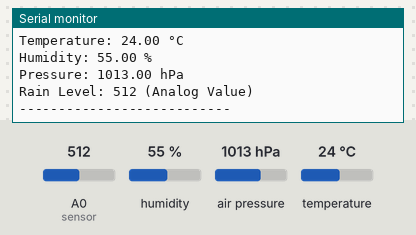
The sketch below on a simulated Arduino Uno, built with avr-gcc and run on an emulated ATmega328P. Shown: the last lines printed to the serial monitor. The inputs (shaded band) are chosen by the test bench; at power-on: humidity 55 %, air pressure 1013 hPa, A0 (sensor) = 512, temperature 24 °C. No radio packets arrive unless stated.

Above: at 3.0 s.
3.1 s: humidity set to 22 %
6.0 s: air pressure set to 952 hPa
At 7.8 s:
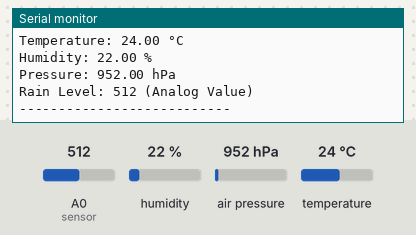
8.9 s: A0 (sensor) set to 716
At 11.6 s:
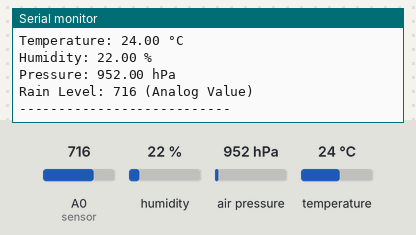
11.8 s: temperature set to 12 °C
14.7 s: air pressure set to 975 hPa
At 16.8 s:
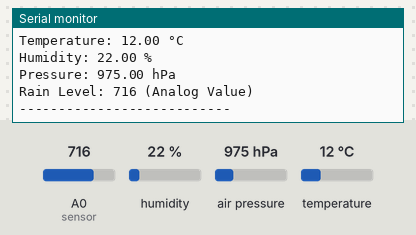
17.6 s: A0 (sensor) set to 992
At 20.1 s:
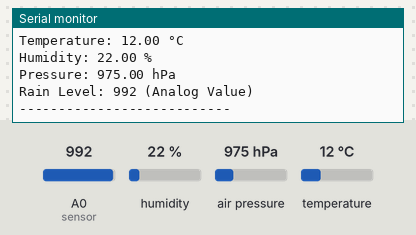
Timing chart, 0 to 21.5 s (numbered marks = the images above; inputs shaded):
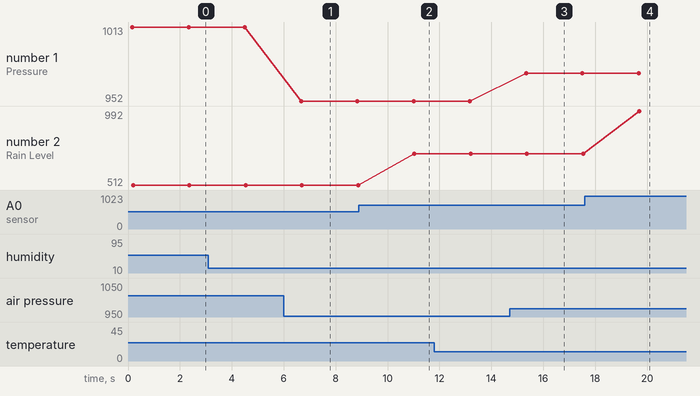

Measured:
- after the input at 6.0 s, the serial monitor: prints a new line after 0.67 s (image 1)
- after the input at 8.9 s, the serial monitor: prints a new line after 2.1 s (image 2)
- after the input at 14.7 s, the serial monitor: prints a new line after 0.64 s (image 3)
- after the input at 17.6 s, the serial monitor: prints a new line after 2.1 s (image 4)
- plotted number 1: 1013 → 952 after the input at 6.0 s, 952 → 975 after the input at 14.7 s
- plotted number 2: 512 → 716 after the input at 8.9 s, 716 → 992 after the input at 17.6 s

The sketch:

Arduino.ino
```cpp
#include <Wire.h>
#include <Adafruit_BMP085.h>
#include <DHT.h>
#include <SPI.h>
#include <LoRa.h>

#define DHTPIN 2      // Digital pin connected to the DHT sensor
#define DHTTYPE DHT11 // DHT 11
#define LORA_SS 10    // LoRa module NSS (Chip Select)
#define LORA_RST 9    // LoRa module RESET
#define LORA_DIO0 3   // LoRa module DIO0

DHT dht(DHTPIN, DHTTYPE);
Adafruit_BMP085 bmp;

void setup() {
  Serial.begin(9600); // For debugging
  dht.begin();
  if (!bmp.begin()) {
    Serial.println("Could not find a valid BMP180 sensor, check wiring!");
    while (1) {}
  }

  // Initialize LoRa
  SPI.begin();
  LoRa.setPins(LORA_SS, LORA_RST, LORA_DIO0);
  if (!LoRa.begin(433E6)) { // Set frequency to 433 MHz
    Serial.println("LoRa initialization failed!");
    while (1) {}
  }
  Serial.println("Weather Station Initialized!");
  Serial.println("============================");
}

void loop() {
  // Read sensor data
  double h = dht.readHumidity();
  double t = dht.readTemperature();
  double p = bmp.readPressure() / 100.0F; // Convert pressure to hPa
  int rain = analogRead(A0); // Rain sensor reading

  // Check for sensor connection errors
  if (isnan(h) || isnan(t)) {
    Serial.println("Failed to read from DHT sensor!");
    return; // Skip this iteration of the loop
  }

   if (p < 300.0 || p > 1100.0) {
    Serial.println("Failed to read from BMP180 sensor!");
    return;
  }

  // Send sensor data via LoRa
  LoRa.beginPacket();
  LoRa.print(t);
  LoRa.print(",");
  LoRa.print(h);
  LoRa.print(",");
  LoRa.print(p);
  LoRa.print(",");
  LoRa.println(rain);
  LoRa.endPacket();

  // Print sensor data to Serial Monitor for debugging
  Serial.println("Sensor Readings:");
  Serial.print("Temperature: "); Serial.print(t); Serial.println(" °C");
  Serial.print("Humidity: "); Serial.print(h); Serial.println(" %");
  Serial.print("Pressure: "); Serial.print(p); Serial.println(" hPa");
  Serial.print("Rain Level: "); Serial.print(rain); Serial.println(" (Analog Value)");
  Serial.println("---------------------------");

  delay(2000); // Wait a few seconds between measurements
}
```
